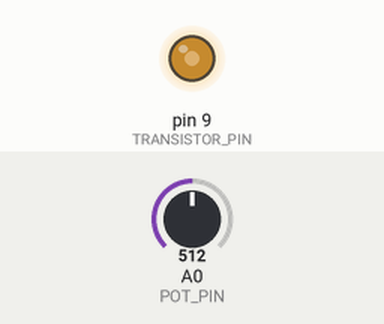
Bench run of a sketch on a simulated Arduino Uno, built with avr-gcc and run on an emulated ATmega328P. Parts: output pins drawn as LEDs (lit = HIGH). The inputs (shaded band) are chosen by the test bench; at power-on: A0 (POT_PIN) = 512.

Above: at 1.2 s.
1.3 s: A0 (POT_PIN) set to 716
At 2.5 s:
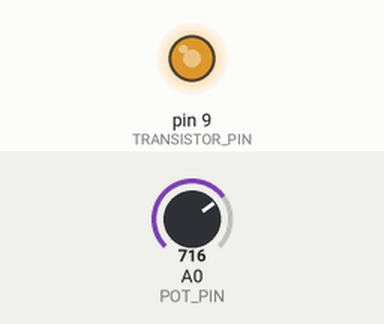
2.8 s: A0 (POT_PIN) set to 900
At 3.7 s:
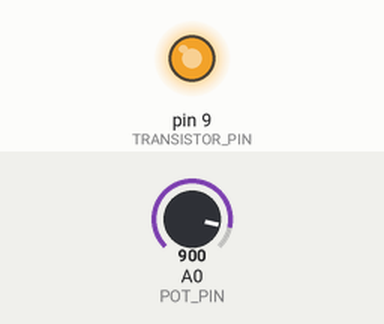
4.3 s: A0 (POT_PIN) set to 122
At 4.8 s:
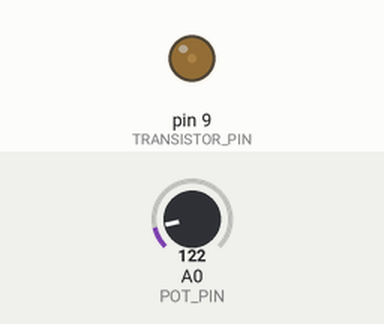
5.8 s: A0 (POT_PIN) set to 0
At 7.2 s:
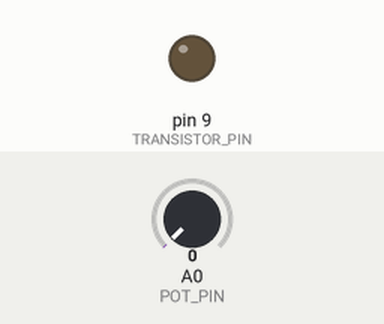
Timing chart, 0 to 8.3 s (numbered marks = the images above; inputs shaded):
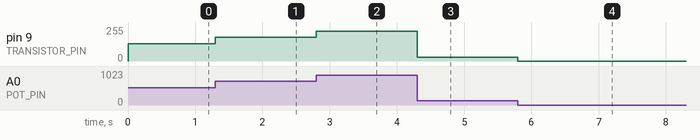

The sketch:

pot.ino
```cpp
const int POT_PIN = 0;
const int TRANSISTOR_PIN = 9;
int potValue = 0;

void setup()
{
    pinMode(TRANSISTOR_PIN, OUTPUT);
}

void loop()
{
    potValue = analogRead(POT_PIN) / 4;
    analogWrite(TRANSISTOR_PIN, potValue);
}
```

Measured:
- after the input at 1.3 s, pin 9 (TRANSISTOR_PIN): 128/255 → 179/255 at once
- after the input at 2.8 s, pin 9 (TRANSISTOR_PIN): 179/255 → 225/255 at once
- after the input at 4.3 s, pin 9 (TRANSISTOR_PIN): 225/255 → 30/255 at once
- after the input at 5.8 s, pin 9 (TRANSISTOR_PIN): 30/255 → 0/255 at once
